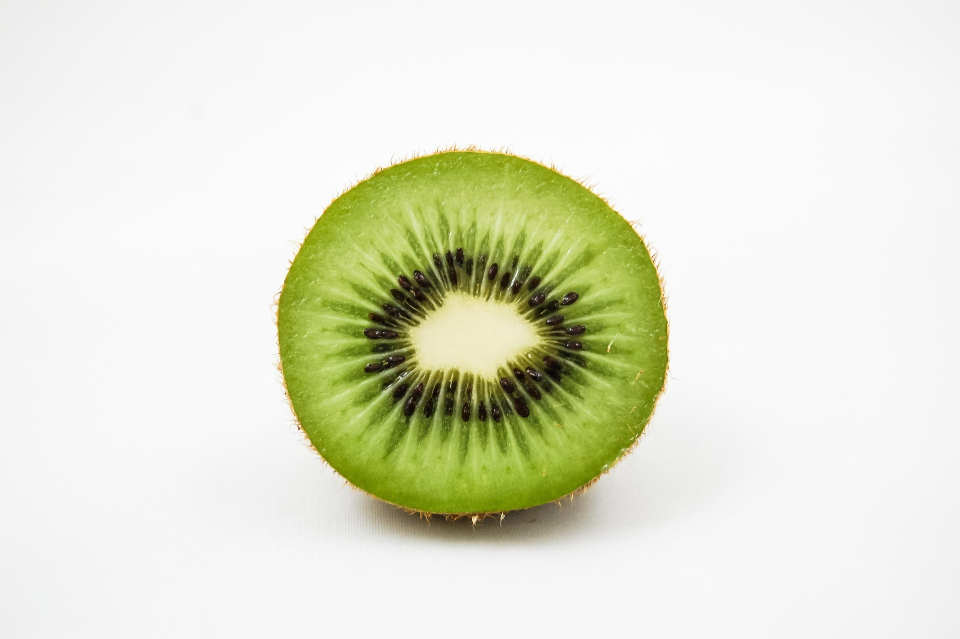
#> input picture pics/kiwi.jpg, 1920 x 1277 px, found by its file name (shown at 1/2 size)
$ python blending.py
#> lines starting #> are read from the running program, lines starting #| are printed output that depends on the picture
import cv2 as cv
import numpy as np

kiwi = cv.imread('pics/kiwi.jpg')
#> kiwi is the input picture: shape (1277, 1920, 3); mean B, G, R 210.6, 229.3, 226.8
orange = cv.imread('pics/orange.jpg')
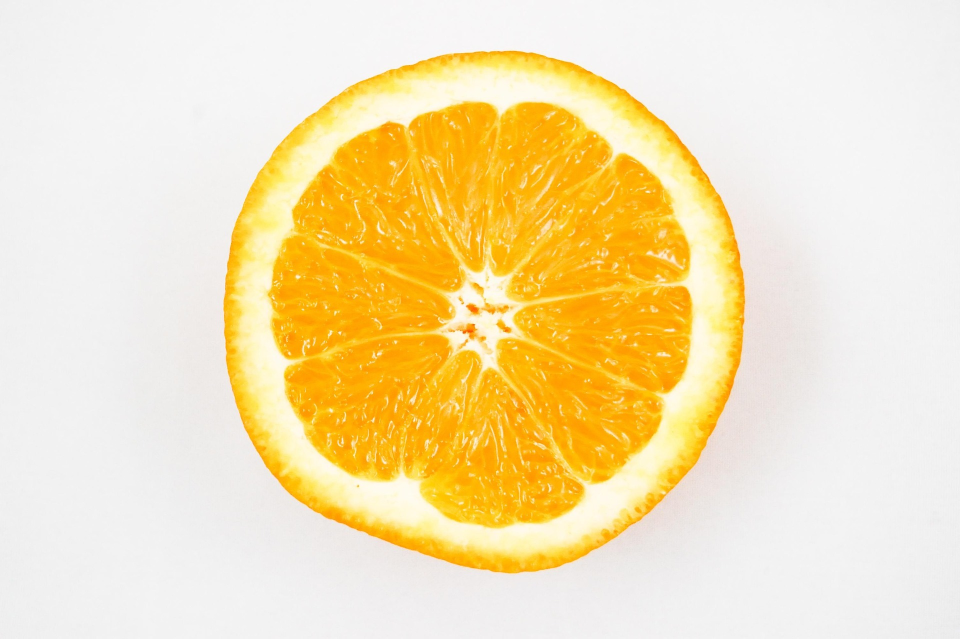
#> input picture pics/orange.jpg, 1920 x 1277 px, found by its file name (shown at 1/2 size)
#> orange is the input picture: shape (1277, 1920, 3); mean B, G, R 179.6, 226.2, 245.4

# Resize both images to the same size (important!)
orange = cv.resize(orange, (kiwi.shape[1], kiwi.shape[0]))

# Quick half-and-half image for reference
cols = kiwi.shape[1]
#> cols = 1920
kW_Or = np.hstack((kiwi[:, :cols//2], orange[:, cols//2:]))
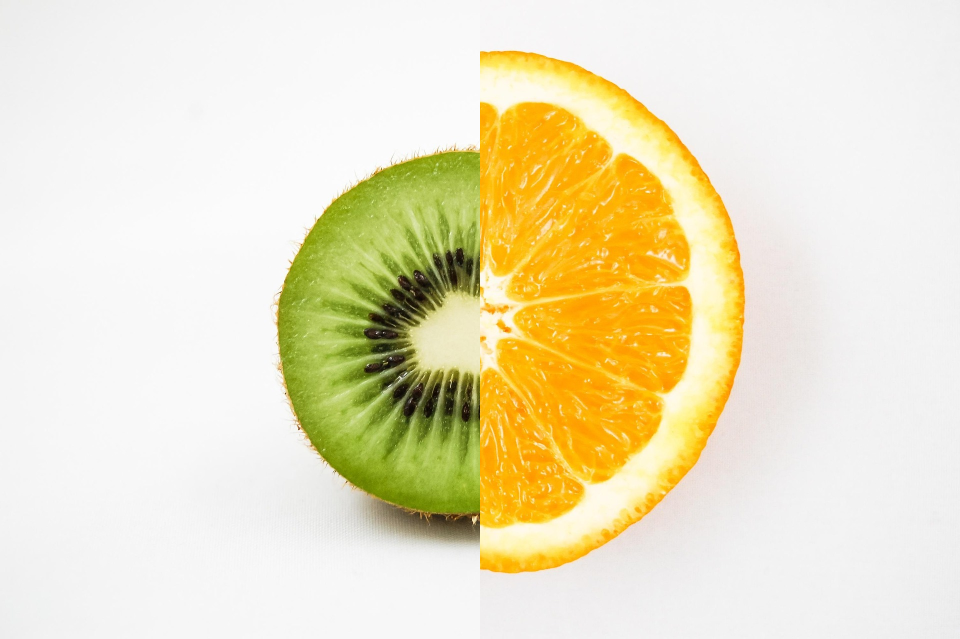
#> kW_Or: shape (1277, 1920, 3) (shown at 1/2 size); mean B, G, R 193.5, 227.2, 235.8

# ---------------- Gaussian Pyramids ----------------
# Kiwi
gp_kw = [kiwi.copy()]
for i in range(6):
    gp_kw.append(cv.pyrDown(gp_kw[-1]))
#> after the loop, gp_kw = 7 items

# Orange
gp_og = [orange.copy()]
for i in range(6):
    gp_og.append(cv.pyrDown(gp_og[-1]))
#> after the loop, gp_og = 7 items

# ---------------- Laplacian Pyramids ----------------
# Kiwi
lp_kw = [gp_kw[-1]]  # smallest level
for i in range(5, 0, -1):
    gauss_ext = cv.pyrUp(gp_kw[i])
    gauss_ext = cv.resize(gauss_ext, (gp_kw[i-1].shape[1], gp_kw[i-1].shape[0]))
    lap = cv.subtract(gp_kw[i-1], gauss_ext)
    lp_kw.append(lap)
#> after the loop, lp_kw = 6 items

# Orange
lp_og = [gp_og[-1]]  # smallest level
for i in range(5, 0, -1):
    gauss_ext = cv.pyrUp(gp_og[i])
    gauss_ext = cv.resize(gauss_ext, (gp_og[i-1].shape[1], gp_og[i-1].shape[0]))
    lap = cv.subtract(gp_og[i-1], gauss_ext)
    lp_og.append(lap)
#> this loop made 5 passes
#> pass 1, `gauss_ext = cv.pyrUp(gp_og[i])`:
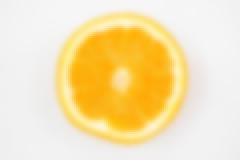
#> gauss_ext: shape (80, 120, 3) (shown 2 times larger); mean of channels 0, 1, 2 179.8, 226.4, 245.5; drawn as B, G, R
#> pass 2, `lap = cv.subtract(gp_og[i-1], gauss_ext)`:
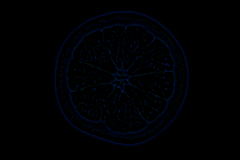
#> lap: shape (160, 240, 3); mean of channels 0, 1, 2 3, 1, 0.1; drawn as B, G, R
#> after the loop, lp_og = 6 items

# ---------------- Blend pyramids ----------------
Kiwi_orange_pyramid = []
for kiwi_lap, orange_lap in zip(lp_kw, lp_og):
    cols, rows, ch = kiwi_lap.shape
    laplacian = np.hstack((kiwi_lap[:, :cols//2], orange_lap[:, cols//2:]))
    Kiwi_orange_pyramid.append(laplacian)
#> this loop made 6 passes
#> (cols, rows) on passes 1 to 6: (20, 30), (80, 120), (160, 240), (320, 480), (639, 960), (1277, 1920)
#> pass 1, `laplacian = np.hstack((kiwi_lap[:, :cols//2], orange_lap[:, cols//2:]))`:
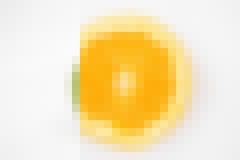
#> laplacian: shape (20, 30, 3) (shown 8 times larger); mean of channels 0, 1, 2 185.3, 228.4, 246; drawn as B, G, R
#> after the loop, Kiwi_orange_pyramid = 6 items

# ---------------- Reconstruct image ----------------
kiwi_orange_reconstruct = Kiwi_orange_pyramid[0]
for i in range(1, len(Kiwi_orange_pyramid)):
    kiwi_orange_reconstruct = cv.pyrUp(kiwi_orange_reconstruct)
    kiwi_orange_reconstruct = cv.resize(kiwi_orange_reconstruct,
                                        (Kiwi_orange_pyramid[i].shape[1], Kiwi_orange_pyramid[i].shape[0]))
    kiwi_orange_reconstruct = cv.add(Kiwi_orange_pyramid[i], kiwi_orange_reconstruct)
#> this loop made 5 passes
#> pass 1, `kiwi_orange_reconstruct = cv.add(Kiwi_orange_pyramid[i], kiwi_orange_r..`:
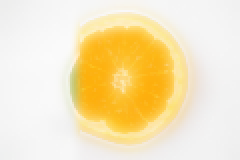
#> kiwi_orange_reconstruct: shape (80, 120, 3) (shown 2 times larger); mean of channels 0, 1, 2 189, 229.6, 246.2; drawn as B, G, R
#> after the loop:
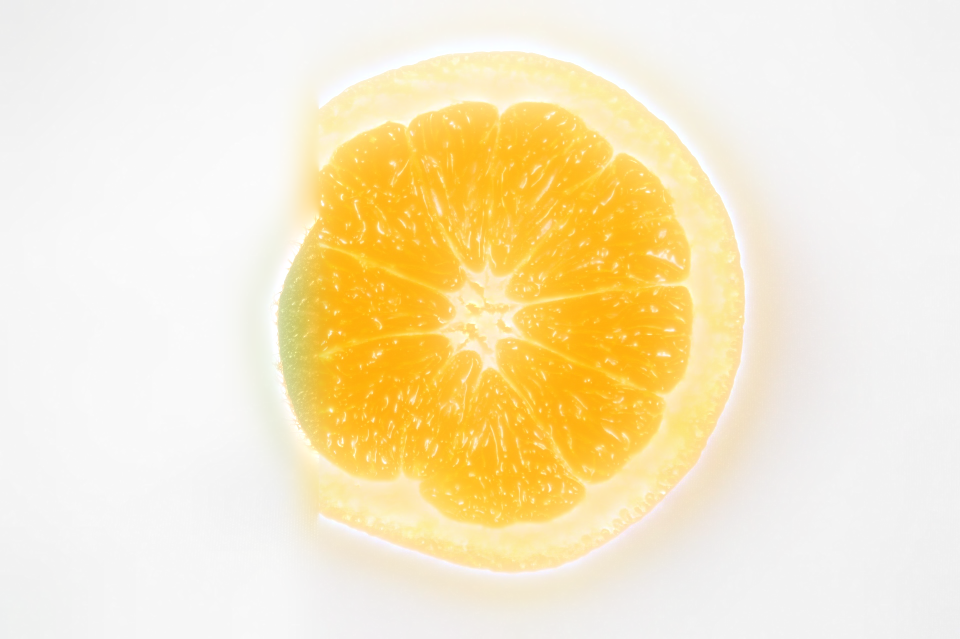
#> kiwi_orange_reconstruct: shape (1277, 1920, 3) (shown at 1/2 size); mean of channels 0, 1, 2 195.5, 232.3, 247.1; drawn as B, G, R

# ---------------- Show results ----------------
cv.imshow("Half & Half", kW_Or)
cv.imshow("Blended", kiwi_orange_reconstruct)
cv.waitKey(0)
cv.destroyAllWindows()
